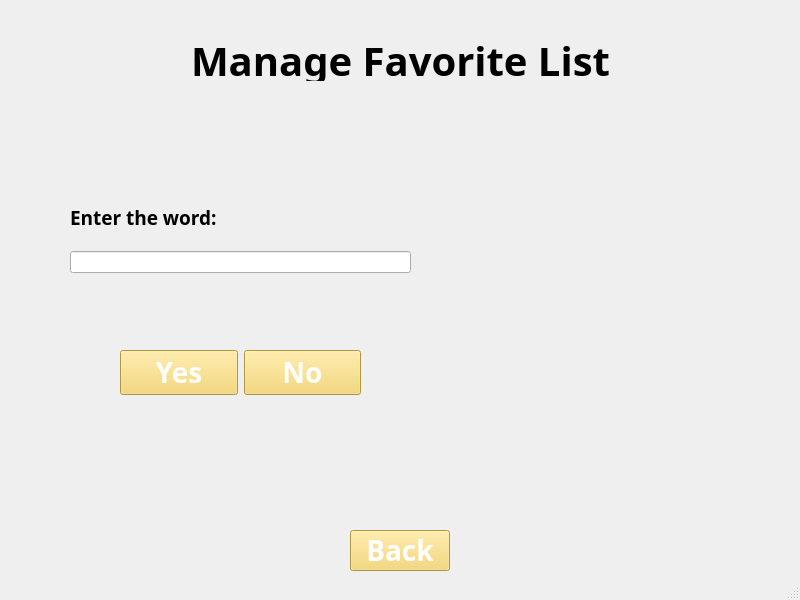
<?xml version="1.0" encoding="UTF-8"?>
<ui version="4.0">
 <class>manageFavorites</class>
 <widget class="QMainWindow" name="manageFavorites">
  <property name="geometry">
   <rect>
    <x>0</x>
    <y>0</y>
    <width>800</width>
    <height>600</height>
   </rect>
  </property>
  <property name="windowTitle">
   <string>Manage Favorites</string>
  </property>
  <widget class="QWidget" name="centralwidget">
   <widget class="QLabel" name="label">
    <property name="geometry">
     <rect>
      <x>0</x>
      <y>40</y>
      <width>801</width>
      <height>41</height>
     </rect>
    </property>
    <property name="font">
     <font>
      <family>VNI-Disney</family>
      <pointsize>30</pointsize>
      <bold>true</bold>
     </font>
    </property>
    <property name="text">
     <string>Manage Favorite List</string>
    </property>
    <property name="alignment">
     <set>Qt::AlignCenter</set>
    </property>
    <property name="wordWrap">
     <bool>false</bool>
    </property>
   </widget>
   <widget class="QLabel" name="label_3">
    <property name="geometry">
     <rect>
      <x>400</x>
      <y>130</y>
      <width>311</width>
      <height>341</height>
     </rect>
    </property>
    <property name="text">
     <string/>
    </property>
    <property name="pixmap">
     <pixmap resource="resources.qrc">:/resources/dictionary-removebg-preview.png</pixmap>
    </property>
   </widget>
   <widget class="QPushButton" name="backButton">
    <property name="geometry">
     <rect>
      <x>350</x>
      <y>530</y>
      <width>100</width>
      <height>41</height>
     </rect>
    </property>
    <property name="font">
     <font>
      <family>VNI-Disney</family>
      <pointsize>21</pointsize>
      <bold>true</bold>
     </font>
    </property>
    <property name="styleSheet">
     <string notr="true">background-color: #f4d35e; color: white;</string>
    </property>
    <property name="text">
     <string>Back</string>
    </property>
   </widget>
   <widget class="QWidget" name="layoutWidget">
    <property name="geometry">
     <rect>
      <x>70</x>
      <y>190</y>
      <width>341</width>
      <height>143</height>
     </rect>
    </property>
    <layout class="QVBoxLayout" name="verticalLayout">
     <item>
      <widget class="QLabel" name="label_2">
       <property name="font">
        <font>
         <family>VNI-Disney</family>
         <pointsize>14</pointsize>
         <bold>true</bold>
        </font>
       </property>
       <property name="text">
        <string>Enter the word:</string>
       </property>
       <property name="alignment">
        <set>Qt::AlignLeading|Qt::AlignLeft|Qt::AlignVCenter</set>
       </property>
       <property name="wordWrap">
        <bool>false</bool>
       </property>
      </widget>
     </item>
     <item>
      <widget class="QLineEdit" name="wordEdit"/>
     </item>
     <item>
      <widget class="QLabel" name="resultLabel">
       <property name="font">
        <font>
         <family>VNI-Disney</family>
         <pointsize>14</pointsize>
         <bold>true</bold>
        </font>
       </property>
       <property name="text">
        <string/>
       </property>
       <property name="alignment">
        <set>Qt::AlignCenter</set>
       </property>
       <property name="wordWrap">
        <bool>false</bool>
       </property>
      </widget>
     </item>
    </layout>
   </widget>
   <widget class="QWidget" name="">
    <property name="geometry">
     <rect>
      <x>120</x>
      <y>350</y>
      <width>241</width>
      <height>45</height>
     </rect>
    </property>
    <layout class="QHBoxLayout" name="horizontalLayout">
     <item>
      <widget class="QPushButton" name="yesButton">
       <property name="font">
        <font>
         <family>VNI-Disney</family>
         <pointsize>21</pointsize>
         <bold>true</bold>
        </font>
       </property>
       <property name="styleSheet">
        <string notr="true">background-color: #f4d35e; color: white;</string>
       </property>
       <property name="text">
        <string>Yes</string>
       </property>
      </widget>
     </item>
     <item>
      <widget class="QPushButton" name="noButton">
       <property name="font">
        <font>
         <family>VNI-Disney</family>
         <pointsize>21</pointsize>
         <bold>true</bold>
        </font>
       </property>
       <property name="styleSheet">
        <string notr="true">background-color: #f4d35e; color: white;</string>
       </property>
       <property name="text">
        <string>No</string>
       </property>
      </widget>
     </item>
    </layout>
   </widget>
  </widget>
  <widget class="QMenuBar" name="menubar">
   <property name="geometry">
    <rect>
     <x>0</x>
     <y>0</y>
     <width>800</width>
     <height>22</height>
    </rect>
   </property>
  </widget>
  <widget class="QStatusBar" name="statusbar"/>
 </widget>
 <resources>
  <include location="resources.qrc"/>
 </resources>
 <connections/>
</ui>
